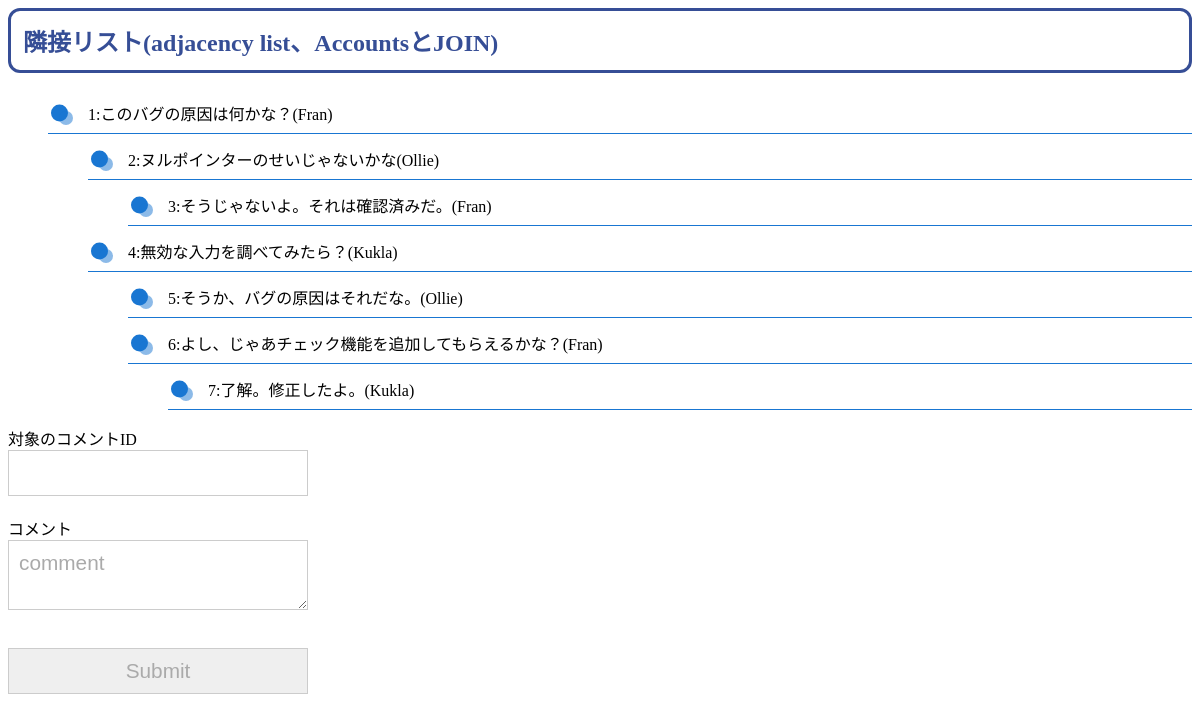
The page /src/adjacency_list_accounts.php on the database its author committed.
### tables this page shows
CREATE TABLE Comments_22 (
  comment_id   SERIAL PRIMARY KEY,
  parent_id    BIGINT UNSIGNED,
  bug_id bigint unsigned not null,
  author bigint unsigned not null,
  comment_date datetime not null, 
  comment      TEXT NOT NULL,
  FOREIGN KEY (parent_id) REFERENCES Comments_22(comment_id),
  foreign key (bug_id) references Bugs(bug_id),
  foreign key (author) references Accounts(account_id)
);

create table Accounts(
  account_id bigint unsigned not null auto_increment,
  name varchar(10) not null,
  primary key (account_id)
);

### src/adjacency_list_accounts.php (the view, shortened to what this page needs)
<?php
require_once('./db.php');
echo '<link rel="stylesheet" href="/css/base.css">';
echo "<h2>隣接リスト(adjacency list、AccountsとJOIN)</h2>";
if (array_key_exists('key', $_GET)) {
    $parent_stmt = $pdo->prepare("SELECT comment_id FROM Comments_22 WHERE comment_id = :COMMENT_ID");
    $parent_stmt->bindValue(':COMMENT_ID', $_GET['key']);
} else {
    $parent_stmt = $pdo->prepare("SELECT comment_id FROM Comments_22 WHERE parent_id is null");
}
$parent_stmt->execute();
$parent_rows = $parent_stmt->fetchAll();
foreach ($parent_rows as $key) {
    $stmt = $pdo->prepare("SELECT c.comment_id, c.comment, a.name FROM Comments_22 c inner join Accounts a on c.author = a.account_id WHERE c.comment_id = :COMMENT_ID");
    $stmt->bindValue(':COMMENT_ID', $key['comment_id']);
    $stmt->execute();
    $row = $stmt->fetch();
    if (isset($row['comment'])) {
        echo "<ul>" . "<li>" . $row['comment_id'] . ":" . htmlspecialchars($row['comment'],ENT_QUOTES) . "(" . $row['name'] . ")" .  "</li>";
        commentsFindByCommentId($key['comment_id'], $pdo);
        echo "</ul>";
    }
}
function commentsFindByCommentId($key, $pdo)
{
    $stmt = $pdo->prepare("SELECT c.comment_id, c.comment, a.name FROM Comments_22 c inner join Accounts a on c.author = a.account_id WHERE c.parent_id = :PARENT_ID");
    $stmt->bindValue(':PARENT_ID', $key);
    $stmt->execute();
    $rows = $stmt->fetchAll();
    foreach ($rows as $row) {
        echo "<ul>";
        echo "<li>" . $row['comment_id'] . ":" . htmlspecialchars($row['comment'],ENT_QUOTES) . "(" . $row['name'] . ")" .  "</li>";
        commentsFindByCommentId($row['comment_id'], $pdo);
        echo "</ul>";
    }
}
?>
<form method="POST" action="">
    <div>対象のコメントID<br>
    <input type="text" name="key" /><br></div>
    <div>コメント<br>
    <textarea name="comment">comment</textarea><br></div>
    <br><input type="submit" />
</form>

### css/base.css (style rules this page uses)
h2 { color: #364e96; border: solid 3px #364e96; padding: 0.5em; border-radius: 0.5em; }
input { border:0; padding:10px; font-size:1.3em; font-family:Arial, sans-serif; color:#aaa; border:solid 1px #ccc; margin:0 0 20px; width:300px; }
textarea { border:0; padding:10px; font-size:1.3em; font-family:Arial, sans-serif; color:#aaa; border:solid 1px #ccc; margin:0 0 20px; width:300px; }
ul { list-style-type: none; }
ul li { position: relative; padding: 0.5em 1em 0.5em 2.3em; margin-bottom:5px; border-bottom: 1px solid rgba(25,118,210,1); padding-inline-start: 40px; }
ul li:after, ul li:before { content:''; position: absolute; border-radius: 50%; }
ul li:before { top: 50%; left: 0.2em; width: 17px; height: 17px; background: rgba(25,118,210, 1); transform: translateY(-50%); }
ul li:after { top: 1.1em; left: 0.7em; width: 14px; height: 14px; background: rgba(25,118,210, 0.5); }

### rows shown on the page
comments_22: comment_id "1", comment "このバグの原因は何かな？", author.name "Fran"
comments_22: comment_id "2", comment "ヌルポインターのせいじゃないかな", author.name "Ollie"
comments_22: comment_id "3", comment "そうじゃないよ。それは確認済みだ。", author.name "Fran"
comments_22: comment_id "4", comment "無効な入力を調べてみたら？", author.name "Kukla"
comments_22: comment_id "5", comment "そうか、バグの原因はそれだな。", author.name "Ollie"
comments_22: comment_id "6", comment "よし、じゃあチェック機能を追加してもらえるかな？", author.name "Fran"
comments_22: comment_id "7", comment "了解。修正したよ。", author.name "Kukla"
